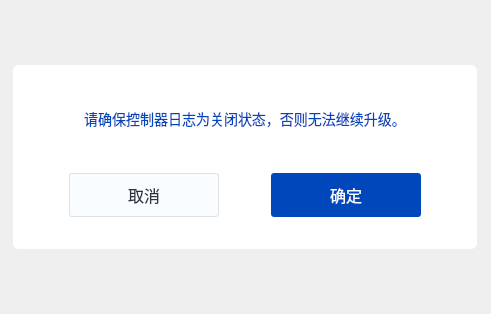
<?xml version="1.0" encoding="UTF-8"?>
<ui version="4.0">
 <class>IsControlLogBusyWidget</class>
 <widget class="QWidget" name="IsControlLogBusyWidget">
  <property name="geometry">
   <rect>
    <x>0</x>
    <y>0</y>
    <width>491</width>
    <height>314</height>
   </rect>
  </property>
  <property name="maximumSize">
   <size>
    <width>16777215</width>
    <height>16777215</height>
   </size>
  </property>
  <property name="windowTitle">
   <string>Form</string>
  </property>
  <property name="styleSheet">
   <string notr="true"/>
  </property>
  <layout class="QGridLayout" name="gridLayout">
   <item row="0" column="0">
    <widget class="QWidget" name="widget" native="true">
     <property name="sizePolicy">
      <sizepolicy hsizetype="Fixed" vsizetype="Fixed">
       <horstretch>0</horstretch>
       <verstretch>0</verstretch>
      </sizepolicy>
     </property>
     <property name="minimumSize">
      <size>
       <width>464</width>
       <height>184</height>
      </size>
     </property>
     <property name="maximumSize">
      <size>
       <width>464</width>
       <height>184</height>
      </size>
     </property>
     <property name="styleSheet">
      <string notr="true">  	border-radius:6px;
	background-color: rgb(255, 255, 255);</string>
     </property>
     <layout class="QVBoxLayout" name="verticalLayout">
      <property name="spacing">
       <number>0</number>
      </property>
      <property name="leftMargin">
       <number>56</number>
      </property>
      <property name="topMargin">
       <number>0</number>
      </property>
      <property name="rightMargin">
       <number>56</number>
      </property>
      <property name="bottomMargin">
       <number>32</number>
      </property>
      <item>
       <widget class="QLabel" name="label">
        <property name="sizePolicy">
         <sizepolicy hsizetype="Preferred" vsizetype="Fixed">
          <horstretch>0</horstretch>
          <verstretch>0</verstretch>
         </sizepolicy>
        </property>
        <property name="minimumSize">
         <size>
          <width>0</width>
          <height>108</height>
         </size>
        </property>
        <property name="maximumSize">
         <size>
          <width>16777215</width>
          <height>108</height>
         </size>
        </property>
        <property name="styleSheet">
         <string notr="true">font-size: 14px;
font-weight: normal;
color: #0047BB;</string>
        </property>
        <property name="text">
         <string>请确保控制器日志为关闭状态，否则无法继续升级。</string>
        </property>
        <property name="alignment">
         <set>Qt::AlignCenter</set>
        </property>
        <property name="wordWrap">
         <bool>true</bool>
        </property>
       </widget>
      </item>
      <item>
       <layout class="QHBoxLayout" name="horizontalLayout">
        <property name="spacing">
         <number>0</number>
        </property>
        <item>
         <widget class="QPushButton" name="btnCancel">
          <property name="sizePolicy">
           <sizepolicy hsizetype="Fixed" vsizetype="Fixed">
            <horstretch>0</horstretch>
            <verstretch>0</verstretch>
           </sizepolicy>
          </property>
          <property name="minimumSize">
           <size>
            <width>150</width>
            <height>44</height>
           </size>
          </property>
          <property name="maximumSize">
           <size>
            <width>150</width>
            <height>44</height>
           </size>
          </property>
          <property name="styleSheet">
           <string notr="true">border-radius: 3px;
background: #FAFDFF;
border: 1px solid #DFE3E5;
font-size: 16px;
font-weight: normal;
color: #2D3440;</string>
          </property>
          <property name="text">
           <string>取消</string>
          </property>
         </widget>
        </item>
        <item>
         <spacer name="horizontalSpacer">
          <property name="orientation">
           <enum>Qt::Horizontal</enum>
          </property>
          <property name="sizeHint" stdset="0">
           <size>
            <width>40</width>
            <height>20</height>
           </size>
          </property>
         </spacer>
        </item>
        <item>
         <widget class="QPushButton" name="btnConfirm">
          <property name="sizePolicy">
           <sizepolicy hsizetype="Fixed" vsizetype="Fixed">
            <horstretch>0</horstretch>
            <verstretch>0</verstretch>
           </sizepolicy>
          </property>
          <property name="minimumSize">
           <size>
            <width>150</width>
            <height>44</height>
           </size>
          </property>
          <property name="maximumSize">
           <size>
            <width>150</width>
            <height>44</height>
           </size>
          </property>
          <property name="styleSheet">
           <string notr="true">background: #0047BB;
border-radius: 3px;
font-size: 16px;
font-weight: normal;
color: #FAFDFF;</string>
          </property>
          <property name="text">
           <string>确定</string>
          </property>
         </widget>
        </item>
       </layout>
      </item>
     </layout>
    </widget>
   </item>
  </layout>
 </widget>
 <resources/>
 <connections/>
</ui>
